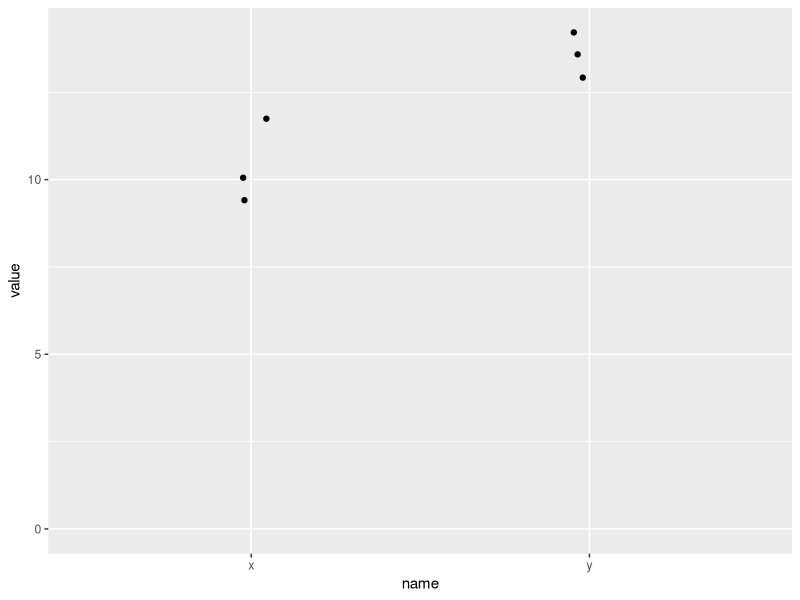

The R source for this figure:
## ---- chunk 1
library(tidyverse)
## ---- chunk 2
t_example <- tibble(
  x = rnorm(3, 10),
  y = rnorm(3, 14) 
) %>%
  pivot_longer(x:y)

t_example %>% 
  ggplot(aes(name, value)) +
  geom_jitter(width = 0.05) +
  expand_limits(y = 0)
## ---- chunk 3
t.test(value ~ name, data = t_example, var.equal = TRUE)
model <- lm(value ~ name, data = t_example)
summary(model)
